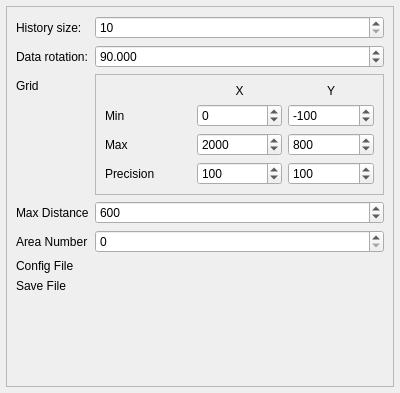
<?xml version="1.0" encoding="UTF-8"?>
<ui version="4.0">
 <class>PlatformSettingDialog</class>
 <widget class="QDialog" name="PlatformSettingDialog">
  <property name="geometry">
   <rect>
    <x>0</x>
    <y>0</y>
    <width>400</width>
    <height>393</height>
   </rect>
  </property>
  <property name="windowTitle">
   <string>Dialog</string>
  </property>
  <layout class="QVBoxLayout" name="verticalLayout">
   <property name="leftMargin">
    <number>6</number>
   </property>
   <property name="topMargin">
    <number>6</number>
   </property>
   <property name="rightMargin">
    <number>6</number>
   </property>
   <property name="bottomMargin">
    <number>6</number>
   </property>
   <item>
    <widget class="QScrollArea" name="scrollArea">
     <property name="widgetResizable">
      <bool>true</bool>
     </property>
     <widget class="QWidget" name="scrollAreaWidgetContents">
      <property name="geometry">
       <rect>
        <x>0</x>
        <y>0</y>
        <width>386</width>
        <height>379</height>
       </rect>
      </property>
      <layout class="QFormLayout" name="formLayout_2">
       <item row="0" column="0">
        <widget class="QLabel" name="label">
         <property name="text">
          <string>History size:</string>
         </property>
        </widget>
       </item>
       <item row="0" column="1">
        <widget class="QSpinBox" name="historySize">
         <property name="minimum">
          <number>10</number>
         </property>
         <property name="maximum">
          <number>1000000</number>
         </property>
        </widget>
       </item>
       <item row="1" column="0">
        <widget class="QLabel" name="label_2">
         <property name="text">
          <string>Data rotation:</string>
         </property>
        </widget>
       </item>
       <item row="1" column="1">
        <widget class="QDoubleSpinBox" name="dataRotation">
         <property name="decimals">
          <number>3</number>
         </property>
         <property name="maximum">
          <double>360.000000000000000</double>
         </property>
         <property name="value">
          <double>90.000000000000000</double>
         </property>
        </widget>
       </item>
       <item row="2" column="0">
        <widget class="QLabel" name="label_3">
         <property name="text">
          <string>Grid</string>
         </property>
        </widget>
       </item>
       <item row="2" column="1">
        <widget class="QFrame" name="gridFrame">
         <property name="frameShape">
          <enum>QFrame::StyledPanel</enum>
         </property>
         <property name="midLineWidth">
          <number>0</number>
         </property>
         <layout class="QGridLayout" name="gridLayout">
          <property name="sizeConstraint">
           <enum>QLayout::SetMinimumSize</enum>
          </property>
          <item row="0" column="2">
           <widget class="QLabel" name="label_6">
            <property name="text">
             <string>Y</string>
            </property>
            <property name="alignment">
             <set>Qt::AlignCenter</set>
            </property>
           </widget>
          </item>
          <item row="1" column="1">
           <widget class="QSpinBox" name="minX">
            <property name="minimum">
             <number>-60000</number>
            </property>
            <property name="maximum">
             <number>60000</number>
            </property>
           </widget>
          </item>
          <item row="1" column="2">
           <widget class="QSpinBox" name="minY">
            <property name="minimum">
             <number>-60000</number>
            </property>
            <property name="maximum">
             <number>60000</number>
            </property>
            <property name="value">
             <number>-100</number>
            </property>
           </widget>
          </item>
          <item row="2" column="0">
           <widget class="QLabel" name="label_5">
            <property name="text">
             <string>Max</string>
            </property>
           </widget>
          </item>
          <item row="1" column="0">
           <widget class="QLabel" name="label_7">
            <property name="text">
             <string>Min</string>
            </property>
           </widget>
          </item>
          <item row="0" column="1">
           <widget class="QLabel" name="label_4">
            <property name="text">
             <string>X</string>
            </property>
            <property name="alignment">
             <set>Qt::AlignCenter</set>
            </property>
           </widget>
          </item>
          <item row="2" column="1">
           <widget class="QSpinBox" name="maxX">
            <property name="minimum">
             <number>-60000</number>
            </property>
            <property name="maximum">
             <number>60000</number>
            </property>
            <property name="value">
             <number>2000</number>
            </property>
           </widget>
          </item>
          <item row="2" column="2">
           <widget class="QSpinBox" name="maxY">
            <property name="minimum">
             <number>-60000</number>
            </property>
            <property name="maximum">
             <number>60000</number>
            </property>
            <property name="value">
             <number>800</number>
            </property>
           </widget>
          </item>
          <item row="3" column="0">
           <widget class="QLabel" name="label_8">
            <property name="text">
             <string>Precision</string>
            </property>
           </widget>
          </item>
          <item row="3" column="1">
           <widget class="QSpinBox" name="precisionX">
            <property name="minimum">
             <number>-60000</number>
            </property>
            <property name="maximum">
             <number>60000</number>
            </property>
            <property name="value">
             <number>100</number>
            </property>
           </widget>
          </item>
          <item row="3" column="2">
           <widget class="QSpinBox" name="precisionY">
            <property name="minimum">
             <number>-60000</number>
            </property>
            <property name="maximum">
             <number>60000</number>
            </property>
            <property name="value">
             <number>100</number>
            </property>
           </widget>
          </item>
         </layout>
        </widget>
       </item>
       <item row="3" column="0">
        <widget class="QLabel" name="label_9">
         <property name="text">
          <string>Max Distance</string>
         </property>
        </widget>
       </item>
       <item row="3" column="1">
        <widget class="QSpinBox" name="maxDist">
         <property name="minimum">
          <number>21</number>
         </property>
         <property name="maximum">
          <number>60000</number>
         </property>
         <property name="value">
          <number>600</number>
         </property>
        </widget>
       </item>
       <item row="5" column="1">
        <layout class="QHBoxLayout" name="horizontalLayout">
         <item>
          <widget class="FileSelectorWidget" name="configFile" native="true"/>
         </item>
        </layout>
       </item>
       <item row="5" column="0">
        <widget class="QLabel" name="label_10">
         <property name="text">
          <string>Config File</string>
         </property>
        </widget>
       </item>
       <item row="6" column="0">
        <widget class="QLabel" name="label_11">
         <property name="text">
          <string>Save File</string>
         </property>
        </widget>
       </item>
       <item row="6" column="1">
        <layout class="QHBoxLayout" name="horizontalLayout_2">
         <item>
          <widget class="FileSelectorWidget" name="saveFile" native="true"/>
         </item>
        </layout>
       </item>
       <item row="4" column="0">
        <widget class="QLabel" name="label_12">
         <property name="text">
          <string>Area Number</string>
         </property>
        </widget>
       </item>
       <item row="4" column="1">
        <widget class="QSpinBox" name="areaNumber">
         <property name="maximum">
          <number>32</number>
         </property>
        </widget>
       </item>
      </layout>
     </widget>
    </widget>
   </item>
  </layout>
 </widget>
 <customwidgets>
  <customwidget>
   <class>FileSelectorWidget</class>
   <extends>QWidget</extends>
   <header>FileSelectorWidget.h</header>
   <container>1</container>
  </customwidget>
 </customwidgets>
 <resources/>
 <connections/>
</ui>
